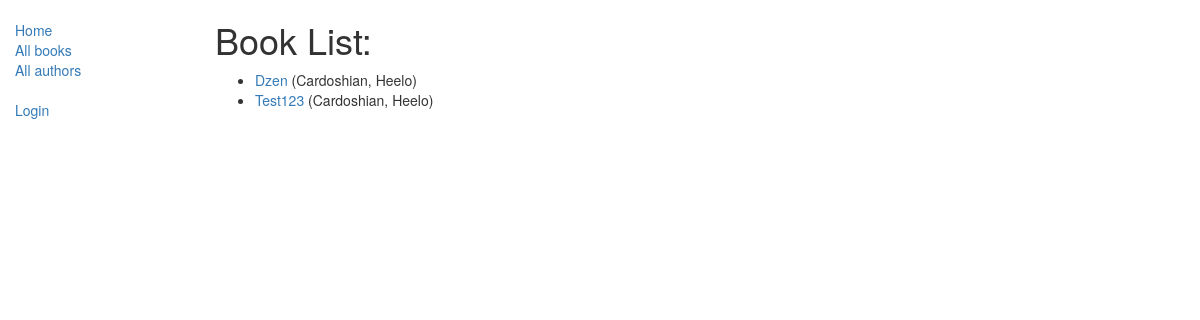
/catalog/books/, run on the app's committed database.
### catalog/models.py (models this page shows, shortened)
class Book(models.Model):
    title = models.CharField(max_length=200)
    author = models.ForeignKey('Author', on_delete=models.SET_NULL, null=True)
    summary = models.TextField(max_length=1000, help_text="Описание книги")
    isbn = models.CharField('ISBN', max_length=13, help_text="13 символов")
    genre = models.ManyToManyField(Genre, help_text="Выберите жанр книги")
    language = models.ForeignKey('Language', on_delete=models.SET_NULL, null=True)
    def get_absolute_url(self):
        return reverse('book-detail', args=[str(self.id)])
    def display_genre(self):
        return ', '.join([genre.name for genre in self.genre.all()[:3] ])
    display_genre.short_description = 'Genre'

class Author(models.Model):
    first_name = models.CharField(max_length=100)
    last_name = models.CharField(max_length=100)
    date_of_birth = models.DateField(null=True, blank=True)
    date_of_death = models.DateField('died', null=True, blank=True)
    def __str__(self):
        return '{0}, {1}'.format(self.last_name, self.first_name)

### catalog/views.py (the view)
class BookListView(generic.ListView):
    model = Book
    paginate_by = 3

### catalog/templates/catalog/book_list.html (shortened to what this page needs)
{% extends "base_generic.html" %}
{% block content %}
    <h1>Book List:</h1>
    {% if book_list %}
    <ul>
      {% for book in book_list %}
      <li>
        <a href="{{ book.get_absolute_url }}">{{ book.title }}</a> ({{book.author}})
      </li>
      {% endfor %}
    </ul>
    {% else %}
      <p>There are no books in the library.</p>
    {% endif %}
{% endblock %}

### data on the page
Book: title "Dzen", author "Cardoshian, Heelo"
Book: title "Test123", author "Cardoshian, Heelo"
